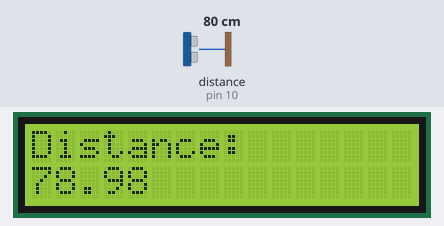
A sketch run on a simulated Arduino Uno, built with avr-gcc and run on an emulated ATmega328P. Parts: 16×2 character LCD. Wiring (inferred from the names in the program): ultrasonic range finder: trigger pin 9; echo pin 10. Inputs (shaded band) come from the test bench; at power-on: distance to the obstacle (sensor on pin 10) 80 cm. The echo pulse lasts 58.3 µs per cm.

Above: at 1.2 s.
1.3 s: distance to the obstacle (sensor on pin 10) set to 2 cm
At 2.2 s:
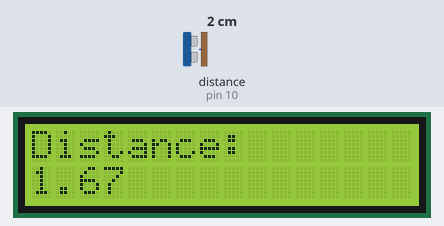
3.0 s: distance to the obstacle (sensor on pin 10) set to 4 cm
At 3.9 s:
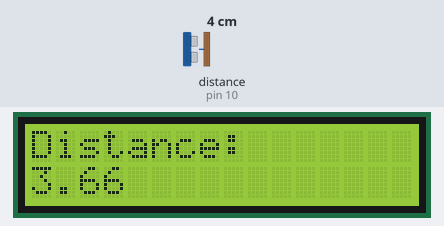
4.5 s: distance to the obstacle (sensor on pin 10) set to 9 cm
At 5.7 s:
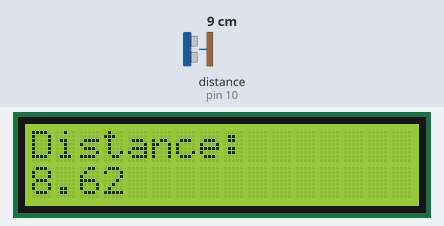
Timing chart, 0 to 7.5 s (numbered marks = the images above; inputs shaded):
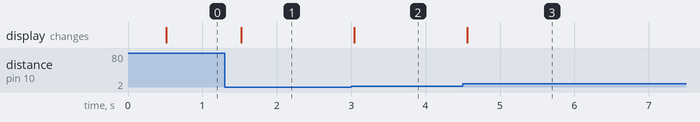

Measured:
- after the input at 1.3 s, the display: changes after 0.23 s (image 1)
- after the input at 3.0 s, the display: changes at once (image 2)
- after the input at 4.5 s, the display: changes after 0.06 s (image 3)

The sketch:

LCD_Print_Distance.ino
```cpp
#include <LiquidCrystal.h>

const int RSPin = 12;
const int EPin = 11;
const int D4Pin = 5;
const int D5Pin = 4;
const int D6Pin = 3;
const int D7Pin = 2;

LiquidCrystal lcd(RSPin, EPin, D4Pin, D5Pin, D6Pin, D7Pin);

const int trigPin = 9;
const int echoPin = 10;

const int millisDelay = 500;
unsigned long int lastMillis = 0;

void setup() {
  lcd.begin(16, 2);
  lcd.print("Distance:");
  pinMode(trigPin, OUTPUT);
  pinMode(echoPin, INPUT);
//  Serial.begin(9600);
}

void loop() {
  digitalWrite(trigPin, LOW);
  delayMicroseconds(2);
  digitalWrite(trigPin, HIGH);
  delayMicroseconds(10);
  digitalWrite(trigPin, LOW);
  float duration = pulseIn(echoPin, HIGH);
  float distance = duration * 0.034 / 2;
  if (millis() - lastMillis > millisDelay) {
    lcd.clear();
//    lcd.setCursor(0, 1);
//    lcd.print("                ");
    lcd.print("Distance:");
    lcd.setCursor(0, 1);
    lcd.print(distance);
    lastMillis = millis();
  }
}
```
